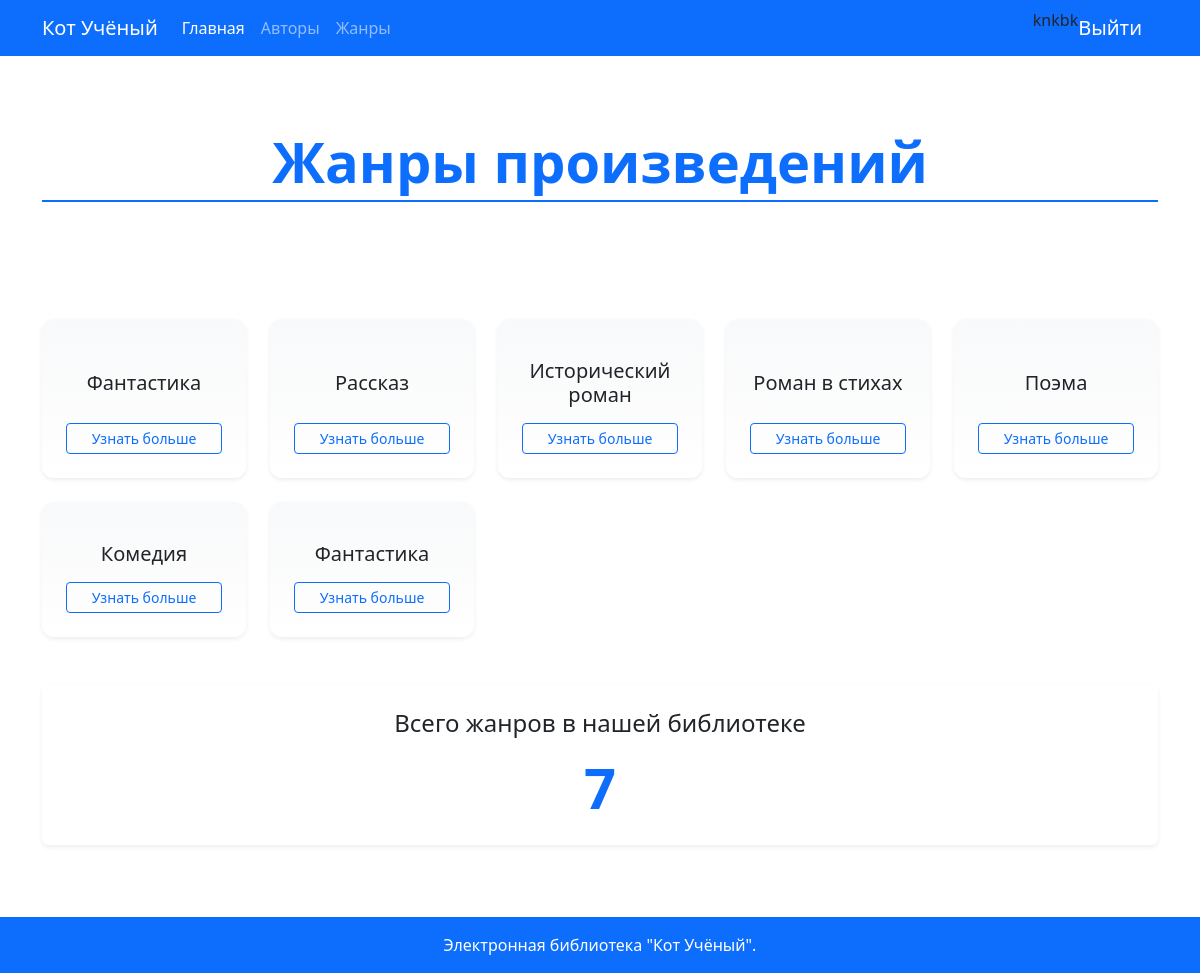
Screenshot of /genres (signed in) with the database file from the repository.
### data/users.py (models this page shows, shortened)
class User(SqlAlchemyBase, UserMixin):
    __tablename__ = 'users'
    id = sqlalchemy.Column(sqlalchemy.Integer,
                           primary_key=True, autoincrement=True)
    username = sqlalchemy.Column(sqlalchemy.String, nullable=True)
    password_hash = sqlalchemy.Column(sqlalchemy.String, nullable=True)
    created_at = sqlalchemy.Column(sqlalchemy.DateTime,
                                     default=datetime.datetime.now)
    books_progresses = orm.relationship("Book_progress", back_populates='user')

### data/genres.py (models this page shows)
class Genres(SqlAlchemyBase):
    __tablename__ = 'genres'
    genre_id = sqlalchemy.Column(sqlalchemy.Integer,
                           primary_key=True, autoincrement=True)
    title = sqlalchemy.Column(sqlalchemy.String, nullable=True)
    books = orm.relationship("Books", back_populates='genre')

### main.py (the view)
@app.route('/genres', methods=['GET'])
@login_required
def genres_page():
    db_sess = db_session.create_session()
    genres = db_sess.query(Genres).all()
    return render_template("genres_page.html", genres=genres)

### data/db_session.py (called while the page is built)
def create_session() -> Session:
    global __factory
    return __factory()

### main.py (called while the page is built)
@login_manager.user_loader
def load_user(user_id):
    db_sess = db_session.create_session()
    return db_sess.query(User).get(user_id)

### templates/genres_page.html (shortened to what this page needs)
{% extends "base.html" %}
{% block content %}
<main class="container py-5">
    <div class="text-center mb-5 position-relative">
        <h1 class="display-4 fw-bold text-primary mb-3">Жанры произведений</h1>
        <div class="position-absolute top-50 start-0 end-0 border-top border-2 border-primary" style="z-index: -1;"></div>
        <span class="bg-white px-4" style="position: relative; z-index: 1;">
        </span>
    </div>
    <div class="row row-cols-2 row-cols-md-3 row-cols-lg-4 row-cols-xl-5 g-4">
        {% for genre in genres %}
        <div class="col">
            <div class="card genre-card h-100 border-0 shadow-sm hover-shadow transition-all text-center">
                <div class="card-body p-4 d-flex flex-column justify-content-between">
                    <h3 class="card-title h5 mb-3">{{ genre.title }}</h3>
                    <a href="/genres/{{ genre.genre_id }}"
                       class="btn btn-outline-primary btn-sm stretched-link">
                        Узнать больше
                    </a>
                </div>
            </div>
        </div>
        {% endfor %}
    </div>
    <div class="card border-0 shadow-sm mt-5">
        <div class="card-body text-center py-4">
            <h2 class="h4 mb-3">Всего жанров в нашей библиотеке</h2>
            <span class="display-4 fw-bold text-primary">{{ genres|length }}</span>
        </div>
    </div>
</main>
{% endblock %}

### templates/base.html (shortened to what this page needs)
<!DOCTYPE html>
<html lang="en">
<head>
    <link href="https://cdn.jsdelivr.net/npm/bootstrap@5.3.6/dist/css/bootstrap.min.css" rel="stylesheet"
>
</head>
<body>
<nav class="navbar navbar-expand-lg navbar-dark bg-primary mb-4">
    <div class="container">
        <a class="navbar-brand" href="#">Кот Учёный</a>
        <div class="collapse navbar-collapse" id="navbarNav">
            <ul class="navbar-nav me-auto">
                <li class="nav-item">
                    <a class="nav-link active" href="/">Главная</a>
                </li>
                <li class="nav-item">
                    <a class="nav-link" href="/allauthors">Авторы</a>
                </li>
                <li class="nav-item">
                    <a class="nav-link" href="/genres">Жанры</a>
                </li>
            </ul>
            {% if current_user.is_authenticated %}
                <p>{{ current_user.username }}</p>
                <a class="navbar-brand" href="/logout">Выйти</a>
            {% else %}
                <div class="d-flex">
                    <a href="/login" class="btn btn-light me-2">Войти</a>
                    <a href="/register" class="btn btn-outline-light">Регистрация</a>
                </div>
            {% endif %}
        </div>
    </div>
</nav>
{% block content %} {% endblock %}
<footer class="bg-primary text-white text-center py-3 mt-4">
    <div class="container">
        <p class="mb-0">Электронная библиотека "Кот Учёный".</p>
    </div>
</footer>
</body>
</html>

### templates/genres_page.html (style rules this page uses)
.genre-card { border-radius: 0.75rem; transition: transform 0.3s ease, box-shadow 0.3s ease; background: linear-gradient(to bottom, #f8f9fa, #ffffff); }
.transition-all { transition: all 0.3s ease; }

### rows the page displays
User: username "knkbk"
Genres: title "Фантастика"
Genres: title "Рассказ"
Genres: title "Исторический роман"
Genres: title "Роман в стихах"
Genres: title "Поэма"
Genres: title "Комедия"
Genres: title "Фантастика"

### other values shown
{{ genres|length }} "7"
